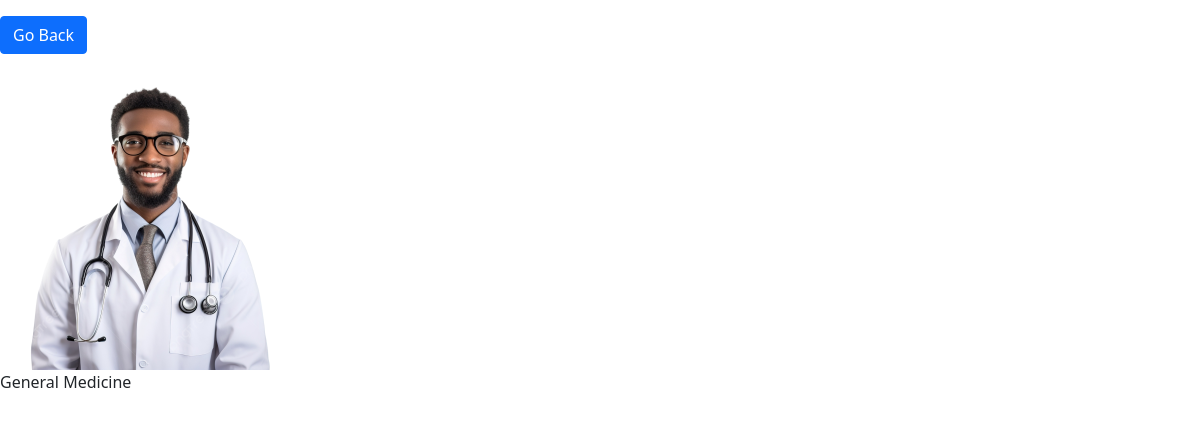
Screenshot of /home/3 with the database file from the repository.
### hospitalapp/models.py (models this page shows, shortened)
class Doctors(models.Model):
    Doctor_name=models.CharField(max_length=50)
    Doctor_special=models.CharField(max_length=50)
    dep_name=models.ForeignKey(Department,on_delete=models.CASCADE)
    Doctor_img=models.ImageField(upload_to='doctors')

class Department(models.Model):
    dep_name    = models.CharField(max_length=100)
    dep_details= models.TextField()
    def __str__(self):
        return self.dep_name

### hospitalapp/views.py (the view)
# urls.py: path('home/<str:pk>',views.showmsg,name='page'),
def showmsg(request,pk):
    task=Doctors.objects.get(id=pk)
    d2 = { 'key1': task}
    return render(request,'image.html',d2)

### hospitalapp/templates/image.html (shortened to what this page needs)
<!DOCTYPE html>
<html lang="en">
<head>
    <link href="https://cdn.jsdelivr.net/npm/bootstrap@5.0.2/dist/css/bootstrap.min.css" rel="stylesheet">
</head>
<body>
 <a href="{% url 'doct' %}" class="btn btn-primary my-3">Go Back</a>
<div style="height:90vh;">
<img src="{{key1.Doctor_img.url}}" height="300px" width="300px" >
<P>{{key1.dep_name}}</P></div>
</body>
</html>

### rows the page displays
Doctors: Doctor_img (picture), dep_name "General Medicine"
